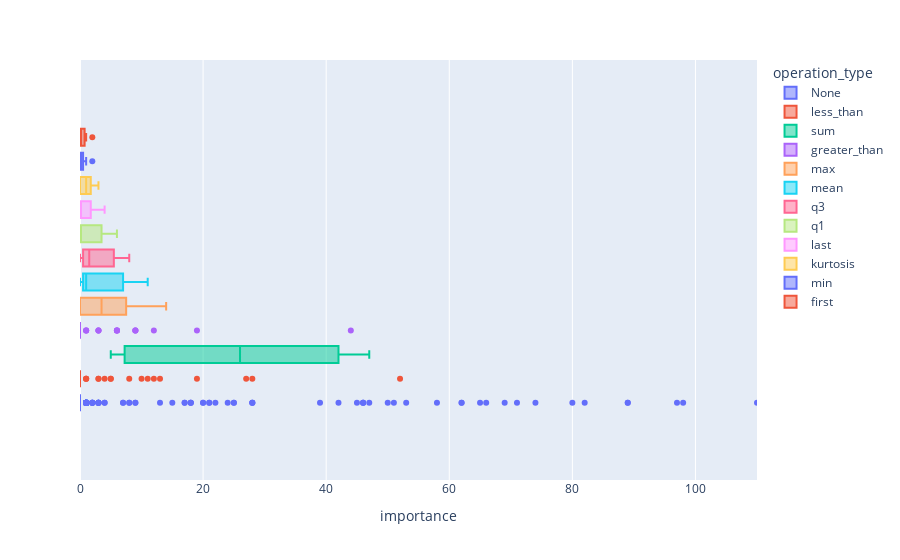

This figure's notebook cell:
### Code cell
px.box(
    df,
    x="importance",
    color="operation_type",
    range_x=(df.importance.min(), df.importance.max()),
)

### Figure 1 — Plotly figure (JSON) as saved in the notebook; plotly's stock layout.template omitted (floating-point values rounded to 4 significant figures; data arrays with more than 128 entries replaced by an {"elided": "..."} marker saying what was removed)
{"data": [{"alignmentgroup": "True", "hovertemplate": "operation_type=None<br>importance=%{x}<extra></extra>", "legendgroup": "None", "marker": {"color": "#636efa"}, "name": "None", "notched": false, "offsetgroup": "None", "orientation": "h", "showlegend": true, "type": "box", "x": {"elided": "21840 int values"}, "x0": " ", "xaxis": "x", "y0": " ", "yaxis": "y"}, {"alignmentgroup": "True", "hovertemplate": "operation_type=less_than<br>importance=%{x}<extra></extra>", "legendgroup": "less_than", "marker": {"color": "#EF553B"}, "name": "less_than", "notched": false, "offsetgroup": "less_than", "orientation": "h", "showlegend": true, "type": "box", "x": [52, 28, 27, 19, 13, 12, 11, 10, 8, 5, 5, 4, 3, 3, 1, 1, 1, 0, 0, 0, 0, 0, 0, 0, 0, 0, 0, 0, 0, 0, 0, 0, 0, 0, 0, 0, 0, 0, 0, 0, 0, 0, 0, 0, 0, 0, 0, 0, 0, 0, 0, 0, 0, 0, 0, 0, 0, 0, 0, 0, 0, 0, 0, 0, 0, 0, 0, 0, 0, 0, 0, 0, 0, 0, 0, 0, 0, 0, 0, 0, 0, 0, 0, 0, 0, 0, 0, 0, 0], "x0": " ", "xaxis": "x", "y0": " ", "yaxis": "y"}, {"alignmentgroup": "True", "hovertemplate": "operation_type=sum<br>importance=%{x}<extra></extra>", "legendgroup": "sum", "marker": {"color": "#00cc96"}, "name": "sum", "notched": false, "offsetgroup": "sum", "orientation": "h", "showlegend": true, "type": "box", "x": [47, 45, 33, 26, 8, 7, 5], "x0": " ", "xaxis": "x", "y0": " ", "yaxis": "y"}, {"alignmentgroup": "True", "hovertemplate": "operation_type=greater_than<br>importance=%{x}<extra></extra>", "legendgroup": "greater_than", "marker": {"color": "#ab63fa"}, "name": "greater_than", "notched": false, "offsetgroup": "greater_than", "orientation": "h", "showlegend": true, "type": "box", "x": [44, 19, 12, 9, 9, 9, 6, 6, 6, 6, 3, 3, 3, 1, 1, 1, 0, 0, 0, 0, 0, 0, 0, 0, 0, 0, 0, 0, 0, 0, 0, 0, 0, 0, 0, 0, 0, 0, 0, 0, 0, 0, 0, 0, 0, 0, 0, 0, 0, 0, 0, 0, 0, 0, 0, 0, 0, 0, 0, 0, 0, 0, 0, 0, 0, 0, 0, 0, 0, 0, 0, 0, 0, 0, 0, 0, 0, 0, 0, 0, 0, 0, 0, 0, 0, 0, 0, 0, 0], "x0": " ", "xaxis": "x", "y0": " ", "yaxis": "y"}, {"alignmentgroup": "True", "hovertemplate": "operation_type=max<br>importance=%{x}<extra></extra>", "legendgroup": "max", "marker": {"color": "#FFA15A"}, "name": "max", "notched": false, "offsetgroup": "max", "orientation": "h", "showlegend": true, "type": "box", "x": [14, 9, 6, 4, 3, 0, 0, 0], "x0": " ", "xaxis": "x", "y0": " ", "yaxis": "y"}, {"alignmentgroup": "True", "hovertemplate": "operation_type=mean<br>importance=%{x}<extra></extra>", "legendgroup": "mean", "marker": {"color": "#19d3f3"}, "name": "mean", "notched": false, "offsetgroup": "mean", "orientation": "h", "showlegend": true, "type": "box", "x": [11, 9, 5, 1, 1, 1, 0, 0], "x0": " ", "xaxis": "x", "y0": " ", "yaxis": "y"}, {"alignmentgroup": "True", "hovertemplate": "operation_type=q3<br>importance=%{x}<extra></extra>", "legendgroup": "q3", "marker": {"color": "#FF6692"}, "name": "q3", "notched": false, "offsetgroup": "q3", "orientation": "h", "showlegend": true, "type": "box", "x": [8, 8, 3, 2, 1, 1, 0, 0], "x0": " ", "xaxis": "x", "y0": " ", "yaxis": "y"}, {"alignmentgroup": "True", "hovertemplate": "operation_type=q1<br>importance=%{x}<extra></extra>", "legendgroup": "q1", "marker": {"color": "#B6E880"}, "name": "q1", "notched": false, "offsetgroup": "q1", "orientation": "h", "showlegend": true, "type": "box", "x": [6, 5, 2, 0, 0, 0, 0, 0], "x0": " ", "xaxis": "x", "y0": " ", "yaxis": "y"}, {"alignmentgroup": "True", "hovertemplate": "operation_type=last<br>importance=%{x}<extra></extra>", "legendgroup": "last", "marker": {"color": "#FF97FF"}, "name": "last", "notched": false, "offsetgroup": "last", "orientation": "h", "showlegend": true, "type": "box", "x": [4, 2, 1, 0, 0, 0, 0], "x0": " ", "xaxis": "x", "y0": " ", "yaxis": "y"}, {"alignmentgroup": "True", "hovertemplate": "operation_type=kurtosis<br>importance=%{x}<extra></extra>", "legendgroup": "kurtosis", "marker": {"color": "#FECB52"}, "name": "kurtosis", "notched": false, "offsetgroup": "kurtosis", "orientation": "h", "showlegend": true, "type": "box", "x": [3, 2, 1, 1, 0, 0, 0], "x0": " ", "xaxis": "x", "y0": " ", "yaxis": "y"}, {"alignmentgroup": "True", "hovertemplate": "operation_type=min<br>importance=%{x}<extra></extra>", "legendgroup": "min", "marker": {"color": "#636efa"}, "name": "min", "notched": false, "offsetgroup": "min", "orientation": "h", "showlegend": true, "type": "box", "x": [2, 1, 0, 0, 0, 0, 0, 0], "x0": " ", "xaxis": "x", "y0": " ", "yaxis": "y"}, {"alignmentgroup": "True", "hovertemplate": "operation_type=first<br>importance=%{x}<extra></extra>", "legendgroup": "first", "marker": {"color": "#EF553B"}, "name": "first", "notched": false, "offsetgroup": "first", "orientation": "h", "showlegend": true, "type": "box", "x": [2, 1, 0, 0, 0, 0, 0], "x0": " ", "xaxis": "x", "y0": " ", "yaxis": "y"}], "layout": {"boxmode": "group", "legend": {"title": {"text": "operation_type"}, "tracegroupgap": 0}, "margin": {"t": 60}, "xaxis": {"anchor": "y", "domain": [0, 1], "range": [0, 110], "title": {"text": "importance"}}, "yaxis": {"anchor": "x", "domain": [0, 1]}}}
